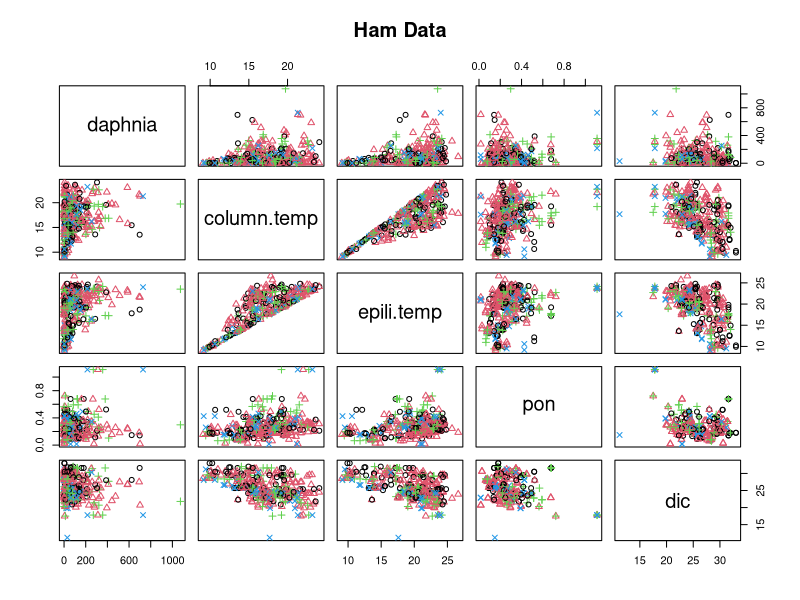
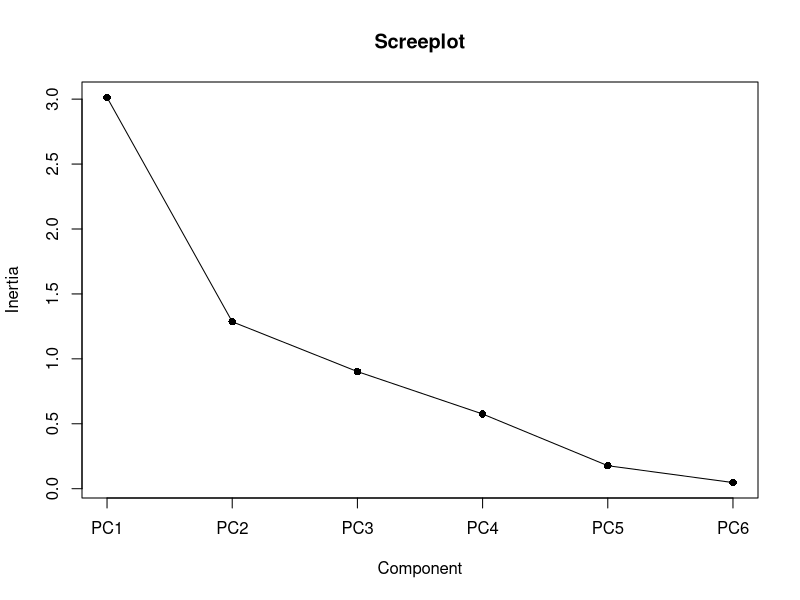
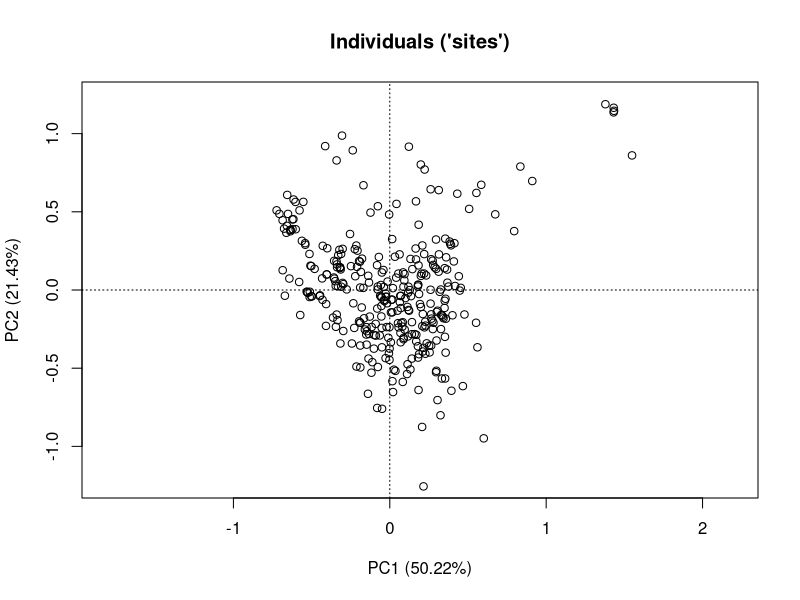
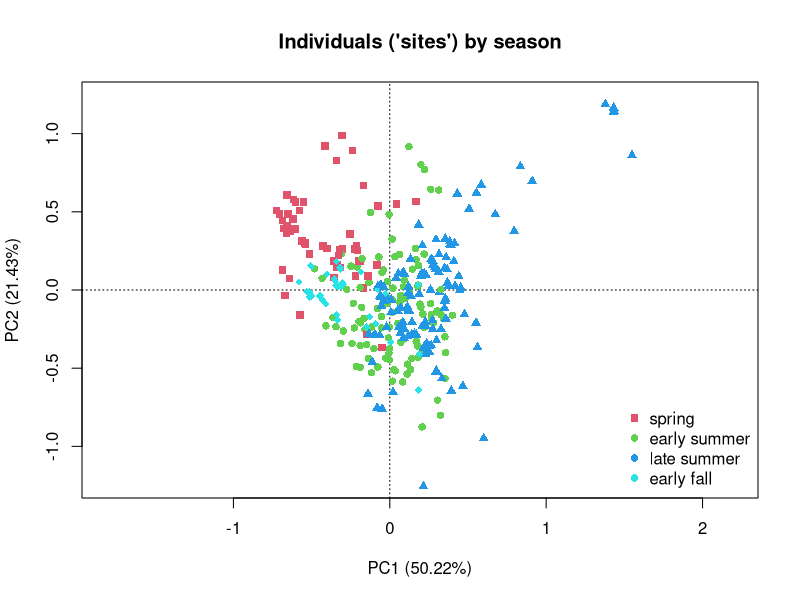
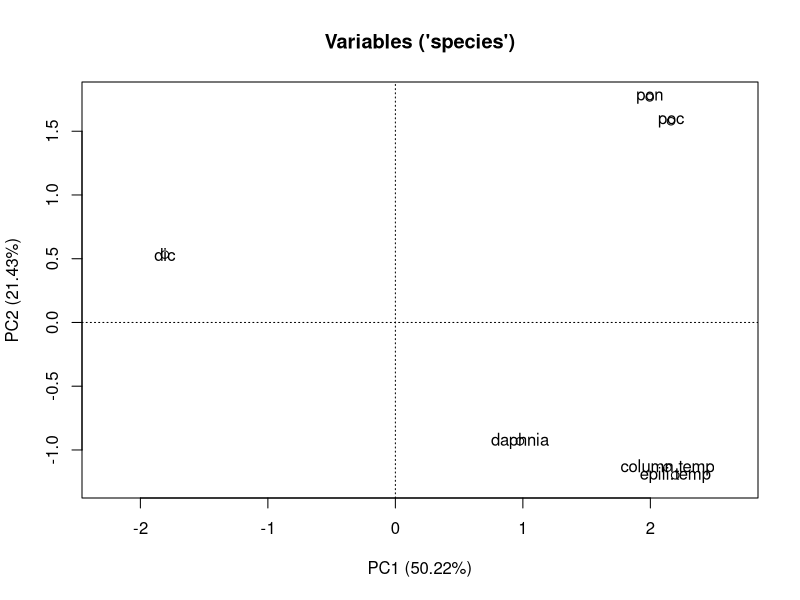
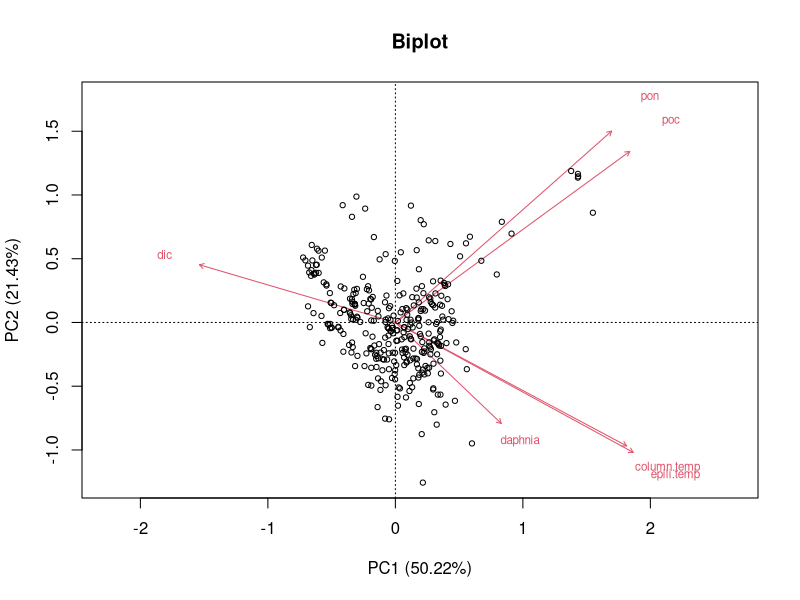
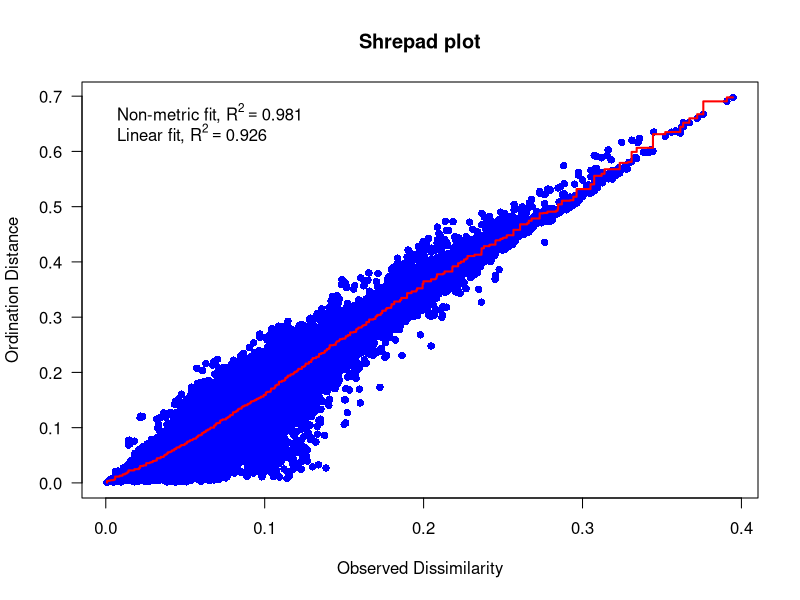
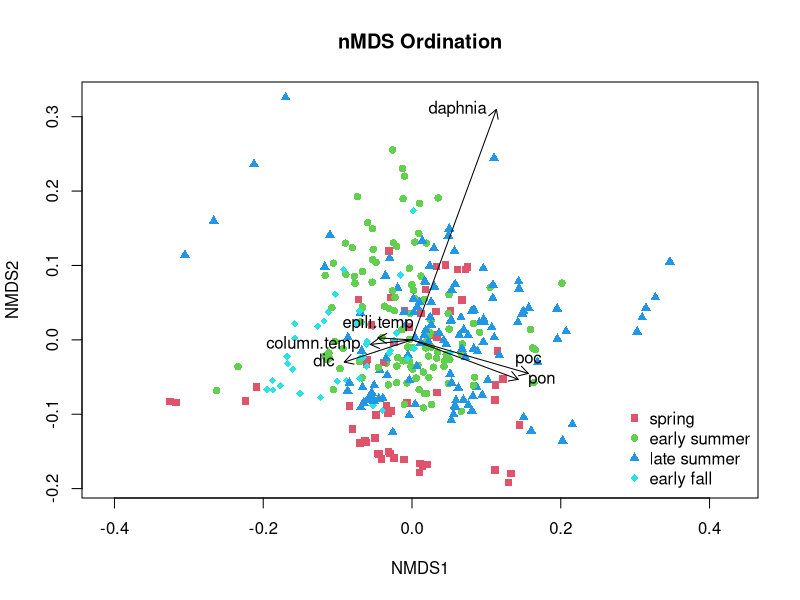

Recreate these plots in R, in order.
## ---- chunk 1
library(readxl)
library(ggplot2)
library(tidyverse)
#library(factoextra)
library(knitr)
library(vegan)

# xlsx files
ham <- read_excel("ind dates flat all parameters Hamilton only FOR Kim.xlsx")

ham$area_group <- as.factor(ham$area_group)
## ---- chunk 2
## Select the variables interested
ham.multi <- ham %>% 
  select(area_group, season, Station_Acronym,Daphnia,
         watercolumn_temp,mean_mixing_depth_temp,
         PON_ECCC1m,DIC_ECCC1m,POC_ECCC1m) %>% 
  na.omit()


## Rename the columns
colnames(ham.multi) <- c("area","season","station","daphnia","column.temp",
                         "epili.temp","pon","dic","poc")
## ---- chunk 3
## Recode the season numeric code into factors
table(ham.multi$season)
ham.multi$season <- factor(ham.multi$season, 
                           levels = c(1, 2, 3, 4), 
                           labels = c("spring", "early summer",
                                      "late summer", "early fall"))
## ---- chunk 4
## Correlation table
cor.df <- cor(ham.multi[4:9])
kable(cor.df)

## Correlation plot
pairs(ham.multi[4:8], main = "Ham Data",
      pch = as.numeric(ham$season), col = (ham$season))

## ---- chunk 5
## Run PCA analysis
pca.ham <- rda(ham.multi[,4:9], scale = TRUE) #subset for all continuous variables
summary(pca.ham)
## ---- chunk 6
## Screeplot
screeplot(pca.ham, type = ("lines"), main = "Screeplot", pch = 16, cex = 1)
## ---- chunk 7
pvar <- c(50.22, 21.43)
pvar
## ---- chunk 8
# Create a blank plot
ordiplot(pca.ham, type = "n", main = "Individuals ('sites')",
         xlab = paste0("PC1 (",pvar[1], "%)"), # x-axis label
         ylab = paste0("PC2 (", pvar[2],"%)"), # y-axis label
         ylim = c(-1.2,1.2))

# Use points() to add points
points(pca.ham, display = "sites", cex = 1) # add sites
## ---- chunk 9
## Plot the individuals
ordiplot(pca.ham, type = "n", main = "Individuals ('sites') by season",
         xlab = paste0("PC1 (",pvar[1], "%)"),
         ylab = paste0("PC2 (", pvar[2],"%)"),
         ylim = c(-1.2,1.2)) # specify the -axis limits

## Use points() to add points
points(pca.ham, display = "sites",
       pch = as.numeric(ham.multi$season) + 14,
       col = c(2, 3, 4, 5) [as.numeric(ham.multi$season)],
       cex = 1) # add sites

## Add legends
legend("bottomright", legend = unique(ham.multi$season),
       pch = as.numeric(ham.multi$season) +14,
       col = c(2, 3, 4,5), bty = "n") # bty specifys legend box boarder


## ---- chunk 10
## Plot the individuals
ordiplot(pca.ham, type = "n", main = "Variables ('species')",
         xlab = paste0("PC1 (",pvar[1], "%)"),
         ylab = paste0("PC2 (", pvar[2],"%)")) # specify the -axis limits

## Use points() to add points
points(pca.ham, display = "species",cex = 1) # add species
text(pca.ham, display = "species") # add species labels
## ---- chunk 11
## Biplot for PCA
biplot(pca.ham,
       display = c("sites","species"), # display both elements
       type = c("text", "points"),
       main = "Biplot",
       xlab = paste0("PC1 (",pvar[1], "%)"),
       ylab = paste0("PC2 (", pvar[2],"%)"))
## ---- chunk 12
nmds.ham <- metaMDS(ham.multi[,4:9], distance = "bray", k = 2, trace = FALSE)

## Stress
nmds.ham$stress
## ---- chunk 13
## Shepard plot
stressplot(nmds.ham, pch = 16, las = 1,
           main = "Shrepad plot")
## ---- chunk 14
## Empty canvas
ordiplot(nmds.ham, type = "n", main = "nMDS Ordination")

## Add points and legends
points(nmds.ham, display = "sites",
         pch = as.numeric(ham.multi$season) + 14,
         col = c(2, 3, 4, 5) [as.numeric(ham.multi$season)],
         cex = 1) # add sites
legend("bottomright", legend = unique(ham.multi$season),
       pch = as.numeric(unique(ham.multi$season)) + 14,
       col = c(2,3,4,5), bty = "n", cex = 1) # add legend

## Add species scores manually
species_scores <- scores(nmds.ham, display = "species")
arrows(0, 0, species_scores[,1], species_scores[,2],
       col = "black", length = 0.1)
text(species_scores[,1], species_scores[,2],
     labels = rownames(species_scores), col = "black",
     pos = c(2,2,3,4,2,3))
